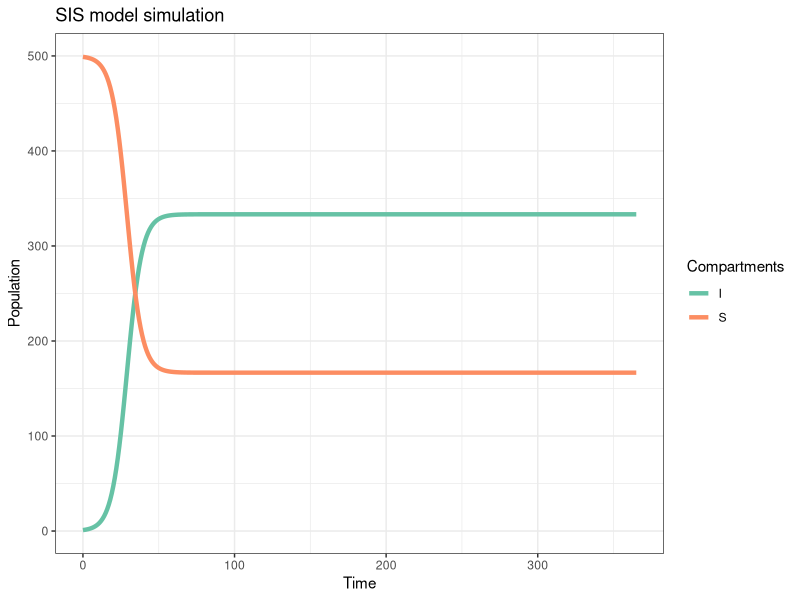

Here is the R script that generated this plot:
library(tidyverse)
library(deSolve)

## From Exel loop to deSolve

#Ordinary Differential Equation **solver**
  
#- Eliminates the need to manually choose Delta

#- Automatic Step Size Control: Unlike before for the fixed Delta,
#  ODE solvers automatically adjust step sizes for optimal accuracy



# Define the SIS model function
sis_model <- function(time, state, parameters) {
  
  with(as.list(c(state, parameters)), {
    # Calculate derivatives
    dS <- -beta * S * I / N + gamma * I # equivalent to S[i+1] = S[i] + Delta*(-(beta*I[i]/N)*S[i] + gamma*I[i])
    dI <- beta * S * I / N - gamma * I  # equivalent to I[t+1] = I[t] + Delta*(beta*I[t]/N*S[t] - gamma*I[t])
    
    # Return derivatives as list
    return(list(c(dS, dI)))
  })
}

# Parameters
parameters <- c(
  beta = 0.3,   # transmission rate
  gamma = 0.1,  # recovery rate  
  N = 500      # total population
)

# Initial conditions
initial_state <- c(
  # N = S +I
  S = 499,  # susceptible
  I = 1     # infected
)

# Time points
times <- seq(0, 365)

# Solve the ODE system
result <- ode(
  y = initial_state,
  times = times,
  func = sis_model,
  parms = parameters
)

# Convert to data frame and view
result_df <- as_tibble(result)
head(result_df)


model_plot <- result_df %>% 
  group_by(time) %>% 
  mutate(total_pop = sum(S,I)) %>% 
  pivot_longer(S:I)


ggplot(model_plot)+
  geom_line(aes(time, value, col=name), linewidth=1.5)+
  scale_x_continuous("Time")+
  scale_y_continuous("Population")+
  scale_color_brewer("Compartments", palette = "Set2")+
  ggtitle("SIS model simulation")+
  theme_bw()
